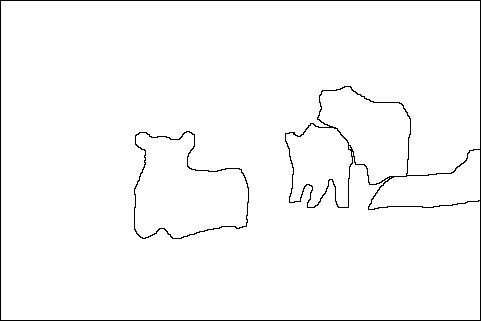
#> input picture exp/exp01/dataset/105053 (1).jpg, 481 x 321 px
$ python -i ep08.py   (imports and definitions only)
#> lines starting #> are read from the running program, lines starting #| are printed output that depends on the picture
# -*- coding: utf-8 -*-
#------------------------------------------------------------------
# LEIA E PREENCHA O CABEÇALHO
# NÃO ALTERE OS NOMES DAS FUNÇÕES
# NÃO APAGUE OS DOCSTRINGS
#------------------------------------------------------------------

'''

    Nome: Caio Túlio de Deus Andrade
    NUSP: 9797232

    Ao preencher esse cabeçalho com o meu nome e o meu número USP,
    declaro que todas as partes originais desse exercício programa (EP)
    foram desenvolvidas e implementadas por mim e que portanto não
    constituem desonestidade acadêmica ou plágio.
    Declaro também que sou responsável por todas as cópias desse
    programa e que não distribui ou facilitei a sua distribuição.
    Estou ciente que os casos de plágio e desonestidade acadêmica
    serão tratados segundo os critérios divulgados na página da
    disciplina.
    Entendo que EPs sem assinatura devem receber nota zero e, ainda
    assim, poderão ser punidos por desonestidade acadêmica.

    Abaixo descreva qualquer ajuda que você recebeu para fazer este
    EP.  Inclua qualquer ajuda recebida por pessoas (inclusive
    monitores e colegas). Com exceção de material de MAC0110, caso
    você tenha utilizado alguma informação, trecho de código,...
    indique esse fato abaixo para que o seu programa não seja
    considerado plágio ou irregular.

    Exemplo:

        A monitora me explicou que eu devia utilizar a função int() quando
        fazemos leitura de números inteiros.

        A minha função quicksort() foi baseada na descrição encontrada na
        página https://www.ime.usp.br/~pf/algoritmos/aulas/quick.html.

    Descrição de ajuda ou indicação de fonte:

'''

##
import cv2 as cv
import numpy as np
import matplotlib.pyplot as plt

import exp01_utils as ut

## Edite essas constantes para o seu ambiente
CJTO_TREINO = 'treinamento.txt'
CJTO_TESTE  = 'teste.txt'
DATA_PATH   = './dataset/'

## Outras constantes
FUNDO = 0
DEBUG = False
TREINO = False
APRENDENDO = False

USE_BORDAS_BASELINE = False


# [109 lines left out: functions bordas2, main, processa_gab, crie_gabarito, prec_rec, not called in this run]

# [2 lines not run here, left out]

>>> import cv2
>>> picture = cv2.imread('dataset/105053 (1).jpg')
#> picture is the input picture: shape (321, 481, 3); min 0, max 255, mean 249.5
>>> result = bordas2(picture)
#> in bordas2, `blur = cv.GaussianBlur(gray, (5, 5), 0)`:
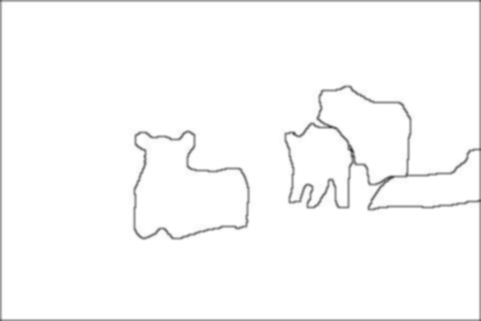
#> blur: shape (321, 481); min 56, max 255, mean 250.3
#> (the run stopped early here; a loop or call above may not have finished)

$ run again, on exp/exp01/dataset/106024 (1).jpg
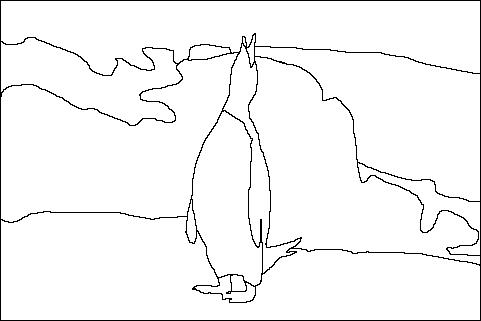
#> input picture exp/exp01/dataset/106024 (1).jpg, 481 x 321 px
#> picture is the input picture: shape (321, 481, 3); min 0, max 255, mean 245.9
#> in bordas2, `blur = cv.GaussianBlur(gray, (5, 5), 0)`:
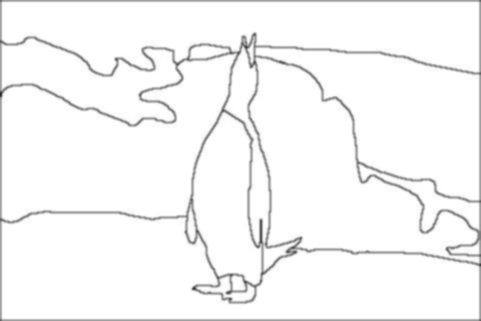
#> blur: shape (321, 481); min 33, max 255, mean 246.7

$ run again, on exp/exp01/dataset/106024 (3).jpg
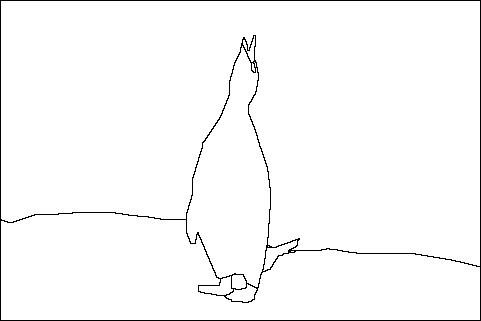
#> input picture exp/exp01/dataset/106024 (3).jpg, 481 x 321 px
#> picture is the input picture: shape (321, 481, 3); min 0, max 255, mean 249.7
#> in bordas2, `blur = cv.GaussianBlur(gray, (5, 5), 0)`:
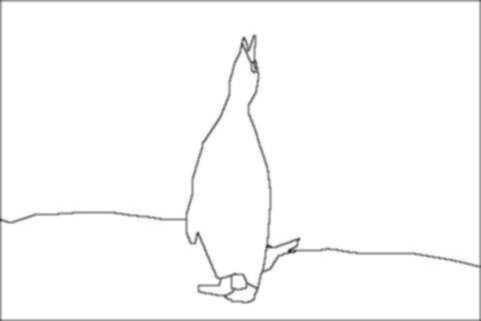
#> blur: shape (321, 481); min 38, max 255, mean 250.5
